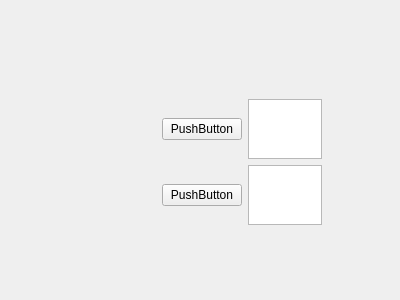
<?xml version="1.0" encoding="UTF-8"?>
<ui version="4.0">
 <class>Form</class>
 <widget class="QWidget" name="Form">
  <property name="geometry">
   <rect>
    <x>0</x>
    <y>0</y>
    <width>400</width>
    <height>300</height>
   </rect>
  </property>
  <property name="windowTitle">
   <string>Form</string>
  </property>
  <widget class="QWidget" name="gridWidget" native="true">
   <property name="geometry">
    <rect>
     <x>162</x>
     <y>99</y>
     <width>160</width>
     <height>126</height>
    </rect>
   </property>
   <layout class="QGridLayout" name="gridLayout">
    <item row="0" column="0">
     <widget class="QPushButton" name="pushButton">
      <property name="text">
       <string>PushButton</string>
      </property>
     </widget>
    </item>
    <item row="1" column="0">
     <widget class="QPushButton" name="pushButton_2">
      <property name="text">
       <string>PushButton</string>
      </property>
     </widget>
    </item>
    <item row="0" column="1">
     <widget class="QTextEdit" name="textEdit"/>
    </item>
    <item row="1" column="1">
     <widget class="QTextEdit" name="textEdit_2"/>
    </item>
   </layout>
  </widget>
 </widget>
 <resources/>
 <connections/>
</ui>
